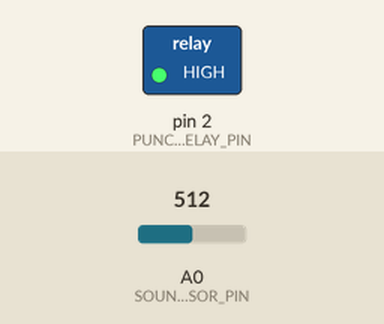
Recording of a sketch running on a simulated Arduino Uno, built with avr-gcc and run on an emulated ATmega328P. Parts: switched loads named in the sketch (green lamp = pin HIGH). Inputs (shaded band) come from the test bench; at power-on: A0 (SOUND_SENSOR_PIN) = 512.

Above: at 5.4 s.
5.5 s: A0 (SOUND_SENSOR_PIN) set to 193
11.0 s: A0 (SOUND_SENSOR_PIN) set to 159
16.5 s: A0 (SOUND_SENSOR_PIN) set to 185
At 20.3 s:
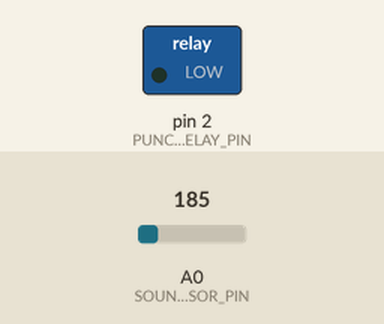
22.3 s: A0 (SOUND_SENSOR_PIN) set to 165
At 25.15 s:
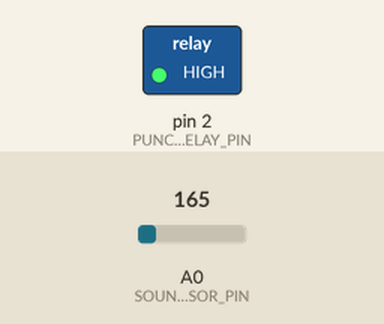
Timing chart, 0 to 27.1 s (numbered marks = the images above; inputs shaded):
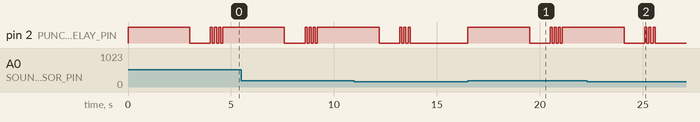

Measured:
- after the input at 16.5 s, pin 2 (PUNCH_RELAY_PIN): goes HIGH 3.0 s, LOW 1.0 s, 3 × (HIGH 0.10 s, LOW 0.10 s), then HIGH, starting at once
- after the input at 22.3 s, pin 2 (PUNCH_RELAY_PIN): goes on until 25.6 s, then stays LOW
- by itself, pin 2 (PUNCH_RELAY_PIN): repeats every 0.20 s: HIGH 0.10 s, LOW 0.10 s, until it stays LOW from 13.7 s

The sketch:

angryAlarm.ino
```cpp
//*********************************************
//*                 Snoozebot                 *
//*                                           *
//* This is a simple, useless machine that    *
//* will hit the snooze button on your alarm  *
//* the second it hears it go off.            *
//*********************************************

const int SOUND_SENSOR_PIN = 0; //DFRobot Analog Sound Sensor on Analog 0
const int PUNCH_RELAY_PIN = 2;  //RobotGeek Relay with Solenoid on Digital 2

int soundValue; //variable for storing the analogRead from the Sound Sensor

void setup()
{
  pinMode(PUNCH_RELAY_PIN, OUTPUT);   //set Relay pin to output
  digitalWrite(PUNCH_RELAY_PIN, LOW); //start relay pin off
  //Analog Inputs do not need to be defined in setup
}

void loop()
{
  soundValue = analogRead(SOUND_SENSOR_PIN);
  //once per cycle, read the analog value from the sound sensor and store in the soundValue variable

  if(soundValue > 175) //if the sound value variable is higher than 175 (on a scale of 0-255)
  {
    digitalWrite(PUNCH_RELAY_PIN, HIGH); //activate solenoid
    delay(3000);                         //for 3 seconds
    digitalWrite(PUNCH_RELAY_PIN, LOW);  //deactivate solenoid
    delay(1000);                         //for 1 second
    digitalWrite(PUNCH_RELAY_PIN, HIGH); //activate solenoid
    delay(100);                          //for 100ms
    digitalWrite(PUNCH_RELAY_PIN, LOW);  //deactivate solenoid
    delay(100);                          //for 100ms
    digitalWrite(PUNCH_RELAY_PIN, HIGH); //activate solenoid
    delay(100);                          //for 100ms
    digitalWrite(PUNCH_RELAY_PIN, LOW);  //deactivate solenoid
    delay(100);                          //for 100ms
    digitalWrite(PUNCH_RELAY_PIN, HIGH); //activate solenoid
    delay(100);                          //for 100ms
    digitalWrite(PUNCH_RELAY_PIN, LOW);  //deactivate solenoid
    delay(100);                          //for 100ms
  }
  else //in any other case than the soundValue being greater than 175
  {
    digitalWrite(PUNCH_RELAY_PIN, LOW); //deactivate solenoid
  }
}
```
